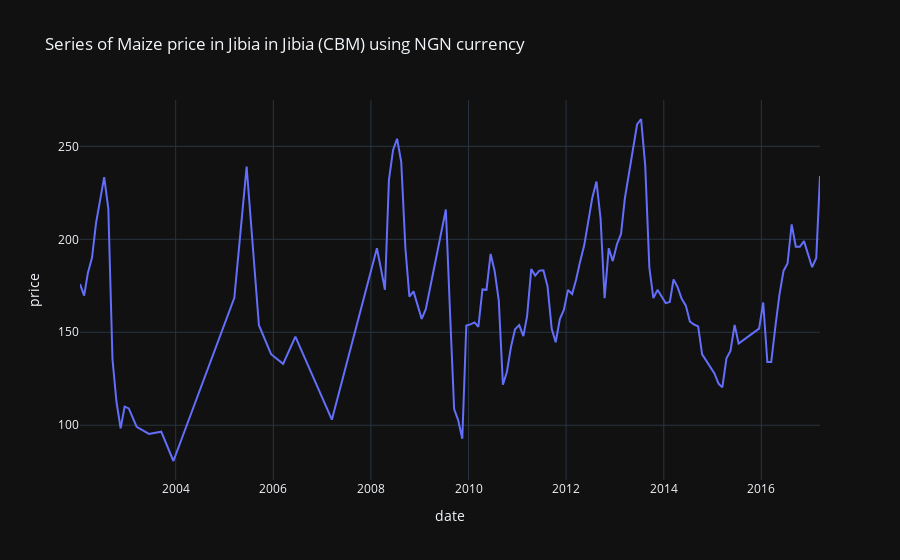

This figure's notebook cell:
### Code cell
px.line(dataframe_plot, x='date', y='price', title='Series of Maize price in Jibia in Jibia (CBM) using NGN currency')
